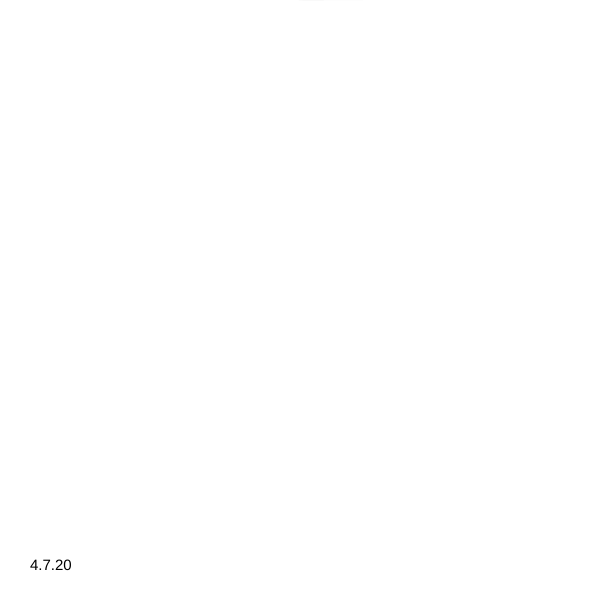
Frame 1 (no input)
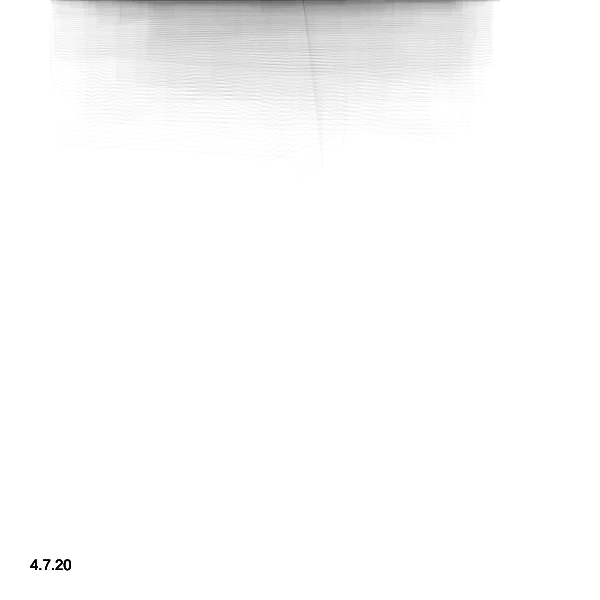
Frame 60 (no input)
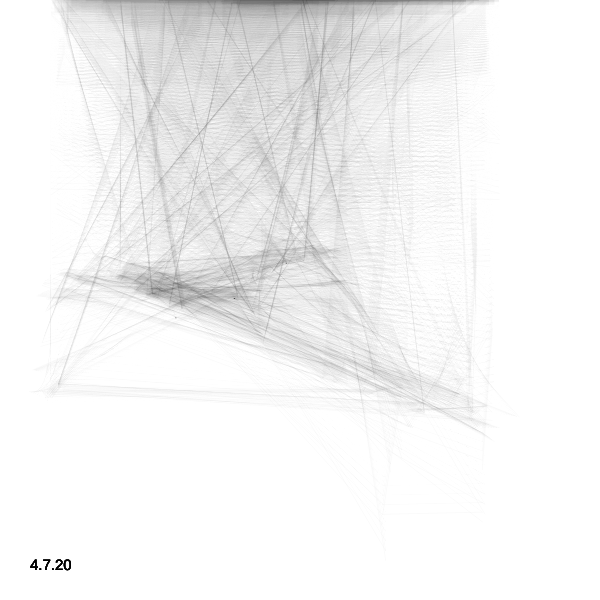
Frame 120 (the mouse pressed at the canvas centre since frame 60)

The p5.js sketch that drew these frames (run headless with seeded random() and noise() and a simulated clock; from frame 60 on, the mouse is pressed at the canvas centre):

// p5.js sketch
// ── sketch.js
/*
Based off: 
Waterfall cascades

Simulation of water colliding against rocks, and splitting to smaller drops.

Author:
  Jason Labbe

Site:
  jasonlabbe3d.com
*/

var pMinMass = 2;
var pMaxMass = 8;
var cMinMass = 15;
var cMaxMass = 100;

var waterfallMin;
var waterfallMax;

var particles = [];
var collisions = [];

var fps;

var friction = 0.3;
var splitCount = 1;
var spawnCount = 4;


function do_aabb_collision(ax, ay, Ax, Ay, bx, by, Bx, By) {
  return ! ((Ax < bx) || (Bx < ax) || (Ay < by) || (By < ay));
}


// Set new targets for collision objects to lerp to.
function setNewLayout() {
  for (var i = 0; i < collisions.length; i++) {
    collisions[i].target.x = random(width/2.4, width-width/2.4);
    collisions[i].target.y = random(height/2, height);
    collisions[i].targetMass = random(cMinMass, cMaxMass);
  }
}


function setup() {
  createCanvas(600, 600);
  
  waterfallMin = 50;
  waterfallMax = 500;

  // Create collision objects.
  for (var i = 0; i < 20; i++) {
    var x = random(waterfallMin, waterfallMax);
    var y = random(height/2, height);
    var mass = random(cMinMass, cMaxMass);
    collisions[collisions.length] = new Collision(x, y, mass);
  }
}


function draw() {
  background(255, 15);
  
  
  colorMode(HSB, 360);
  
  collisions[0].pos.set(mouseX, mouseY);
  
  // Spawn new particles.
  for (var num = 0; num < spawnCount; num++) {
    var x = random(waterfallMin, waterfallMax);
    var mass = random(pMinMass, pMaxMass);
    
    if (particles.length % 5 == 0) {
      var displayColor = color(255);
    } else {
      var displayColor = color(random(180, 210), 255, 255);
    }
    
    var newParticle = new Particle(x, 0, mass, displayColor);
    particles[particles.length] = newParticle;
  }
  
  colorMode(RGB, 255);
  
  for (var i = particles.length-1; i > 0; i--) {
    particles[i].move();
    
    var has_collision = particles[i].resolveCollisions();
    
    // particles[i].display();
    var x = particles[i].pos.x;
    var y = particles[i].pos.y;
    var x1 = particles[i-1].pos.x;
    var y1 = particles[i-1].pos.y;
    stroke(0, 10);
    strokeWeight(0.5);
    line(x, y, x1, y1)
    
    if (particles[i].pos.y > height) {
      // Delete if it's out of bounds.
      particles.splice(i, 1);
    } else if (has_collision && particles[i].vel.mag() < 0.1) {
      // Delete if it's stuck on top of a collision object.
      particles.splice(i, 1);
      ellipse(x, y, 1, 1);
    }
  }
  
  
  // Avoid updating frame rate every frame (not as readable).
  if (frameCount % 10 == 0) {
    fps = frameRate().toFixed(2);
  }
  
  // Display all ui items.
  noStroke();
  fill(0);
  textSize(15);
  text("4.7.20", 30, height-30);

}


// Repulses particles from itself.
function Collision(x, y, mass) {
  
  this.pos = new p5.Vector(x, y);
  this.target = new p5.Vector(x, y);
  this.mass = mass;
  this.targetMass = mass;
  
  this.getBoundingBox = function() {
    var radius = this.mass/2;
    
    var ax = this.pos.x-radius;
    var ay = this.pos.y-radius;
    var bx = this.pos.x+radius;
    var by = this.pos.y+radius;
    
    return [ax, ay, bx, by];
  }
  
  this.move = function() {
    this.pos = p5.Vector.lerp(this.pos, this.target, 0.01);
    this.mass = lerp(this.mass, this.targetMass, 0.01);
  }
}


function Particle(x, y, mass, displayColor) {
  
  this.pos = new p5.Vector(x, y);
  this.vel = new p5.Vector(0, 0);
  this.acc = new p5.Vector(0, 0);
  this.mass = mass;
  this.displayColor = displayColor;
  this.fallRate = map(this.mass, pMinMass, pMaxMass, 0.1, 0.05);
  
  this.getBoundingBox = function() {
    var radius = this.mass/2;
    var offset = 2; // Just to expand its bb a bit.
    
    var ax = this.pos.x-radius-offset;
    var ay = this.pos.y-radius-offset;
    var bx = this.pos.x+radius+offset;
    var by = this.pos.y+radius+offset;
    
    return [ax, ay, bx, by];
  }
  
  this.move = function() {
    var gravity = new p5.Vector(0, this.fallRate);
    this.acc.add(gravity);
    
    this.vel.add(this.acc);
    this.pos.add(this.vel);
    this.acc.mult(0);
  }
  
  this.resolveCollisions = function() {
    var hit_object = false;
    
    var bb1 = this.getBoundingBox();
    
    for (var c = 0; c < collisions.length; c++) {
      var col = collisions[c];
      
      var bb2 = col.getBoundingBox();
      
      // First check bounding box to optimize checks.
      var is_close_enough = do_aabb_collision(bb1[0], bb1[1], bb1[2], bb1[3], 
                                              bb2[0], bb2[1], bb2[2], bb2[3]);
      
      if (is_close_enough) {
        var distance = dist(this.pos.x, this.pos.y, col.pos.x, col.pos.y);

        if (distance < col.mass/2) {
          // Push out of collision object.
          var offset = this.pos.copy();
          offset.sub(col.pos);
          offset.normalize();
          offset.mult(col.mass/2-distance);
          this.pos.add(offset);

          var dampening = map(this.mass, pMinMass, pMaxMass, 1, 0.8);
          var mag = this.vel.mag();



          // Get its new vector.
          var bounce = this.pos.copy();
          bounce.sub(col.pos);
          bounce.normalize();
          bounce.mult(mag*friction*dampening);
          this.vel = bounce;

          if (this.mass > 2) {
            this.mass = max(1, this.mass-2);


            for (var s = 0; s < splitCount; s++) {
              var mass = max(1, this.mass-1);
              var displayColor = color(255);
              
              var splash = new Particle(this.pos.x, this.pos.y, mass, displayColor);
              
              splash.vel = this.vel.copy();
              splash.vel.rotate(radians(random(-45, 45)));
              splash.vel.mult(random(0.6, 0.9));
              
              particles[particles.length] = splash;
            }
          }
          
          hit_object = true;
          
          break;
        }
      }
    }
    
    return hit_object;
  }
  
  // this.display = function() {
  //   stroke(this.displayColor);
  //   strokeWeight(this.mass);
  //   point(this.pos.x, this.pos.y);
  // }
}
